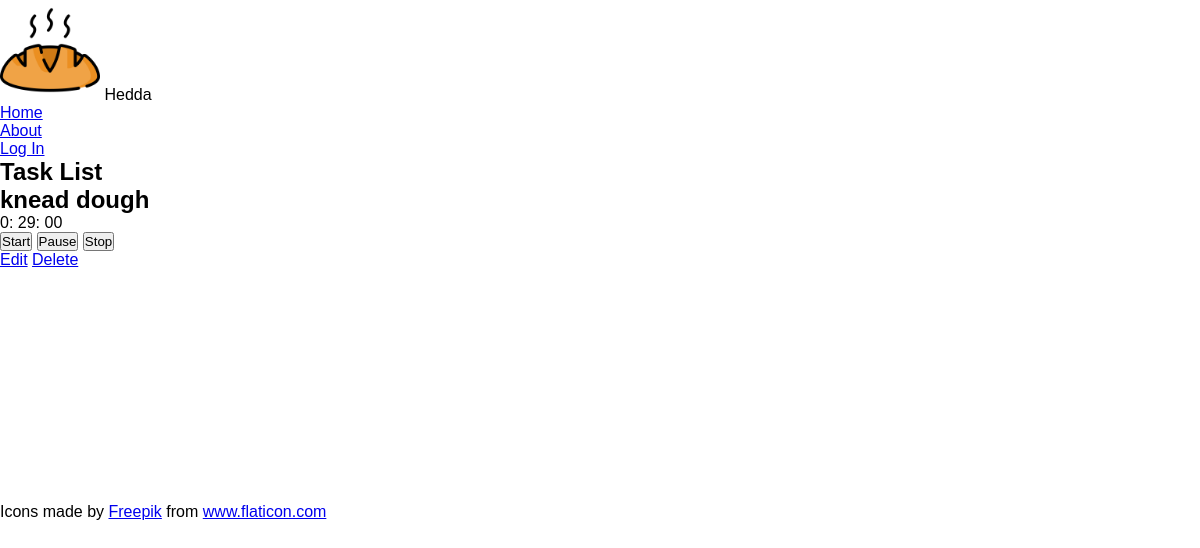
The app's page /tasks/3 with its own data.
### main_app/models.py (models this page shows, shortened)
class Task(models.Model):
  name = models.CharField(max_length=100)
  hours = models.CharField(max_length=2)
  minutes = models.CharField(max_length=2)

### main_app/views.py (the view)
# urls.py: path('tasks/<int:pk>', views.TaskDetail.as_view(), name='tasks_detail'),
class TaskDetail(DetailView):
  model = Task

### main_app/templates/main_app/task_detail.html (shortened to what this page needs)
{% extends 'base.html' %} {% load static %}  {% block content %}
<section class="page-header">
  <h1>Task List</h1>
</section>
<section class="card-container">
  <div class="card">
      <div class="card-content">
        <h2 class="card-title">{{ task.name }}</h2>
         <div class="countdown" id="{{ task.id }}">
        <span id="hour">{{ task.hours }}</span>:
        <span id="minute">{{ task.minutes }}</span>:
        <span id="second">00</span>
      </div>
       <div class="controls">
      <button class="start" id="{{ task.id }}">Start</button>
      <button class="pause" id="{{ task.id }}">Pause</button>
      <button class="stop" id="{{ task.id }}">Stop</button>
    </div>
    </div>
     <div>
      <a href="{% url 'tasks_update' task.id %}" class="btn warn">Edit</a>
      <a href="{% url 'tasks_delete' task.id %}" class="btn danger">Delete</a>
    </div>
  </div>
</section>
{% endblock %}

### main_app/static/css/base.css (style rules this page uses)
* { margin: 0; padding: 0; box-sizing: border-box; }
body { font-family: montserrat, sans-serif; }

### records on screen
Task: name "knead dough", hours "0", minutes "29"
